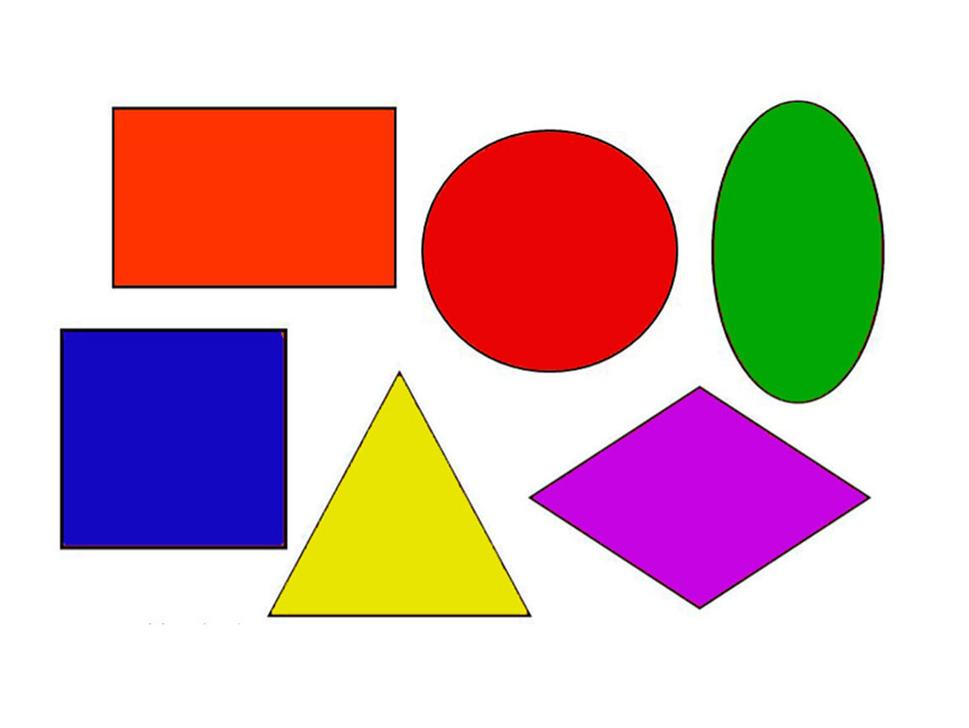
#> input picture +img.png, 969 x 728 px, shrunk from 1150 x 864 before the run
$ python test_find_shape.py
#> lines starting #> are read from the running program, lines starting #| are printed output that depends on the picture; after the words box and inside, x2 and y2 are one past the last pixel; in counts of white or black regions, pixels touching at a corner belong together
import numpy as np
import cv2

img = cv2.imread('+img.png')
#> img is the input picture: shape (728, 969, 3); mean B, G, R 185.2, 183.7, 215.3
gray = cv2.cvtColor(img, cv2.COLOR_BGR2GRAY)
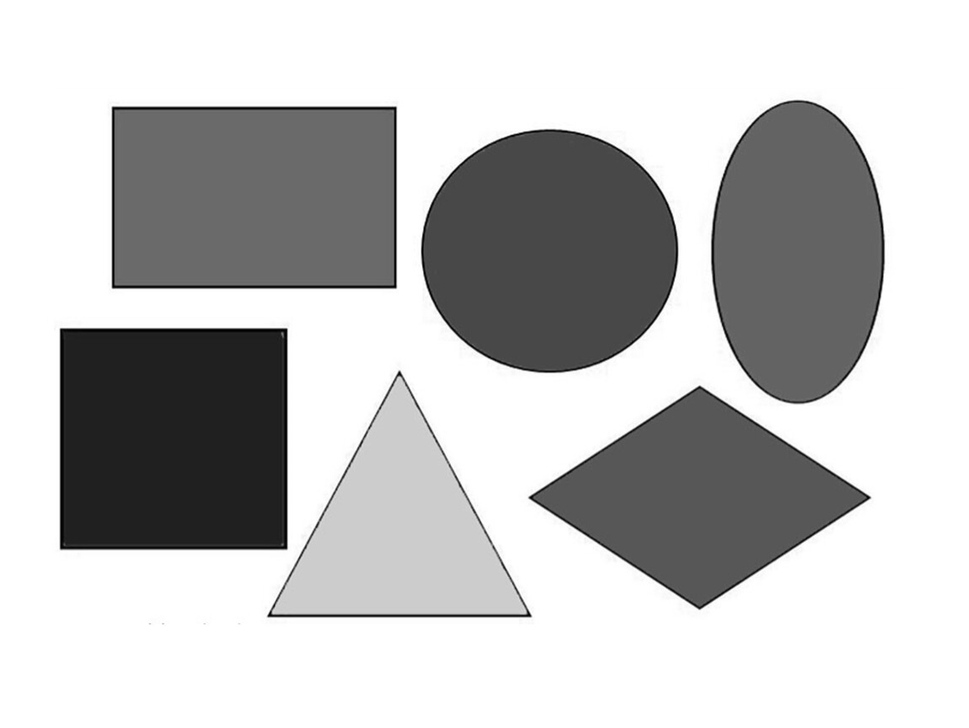
#> gray: shape (728, 969); min 0, max 255, mean 193.3

blur = cv2.GaussianBlur(gray, (5, 5), cv2.BORDER_DEFAULT)
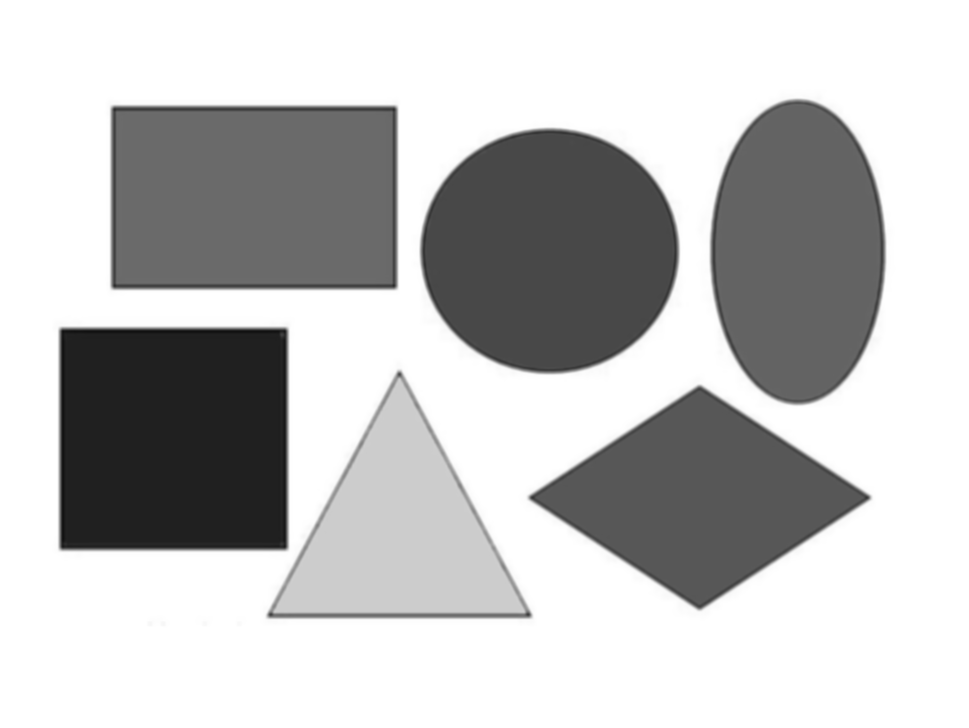
#> blur: shape (728, 969); min 17, max 255, mean 193.3

average_pixel = np.mean(blur)  # считаем среднее значение массива пикселей
#> average_pixel = 193.3

ret, thresh = cv2.threshold(blur, average_pixel, 255, cv2.THRESH_BINARY_INV)
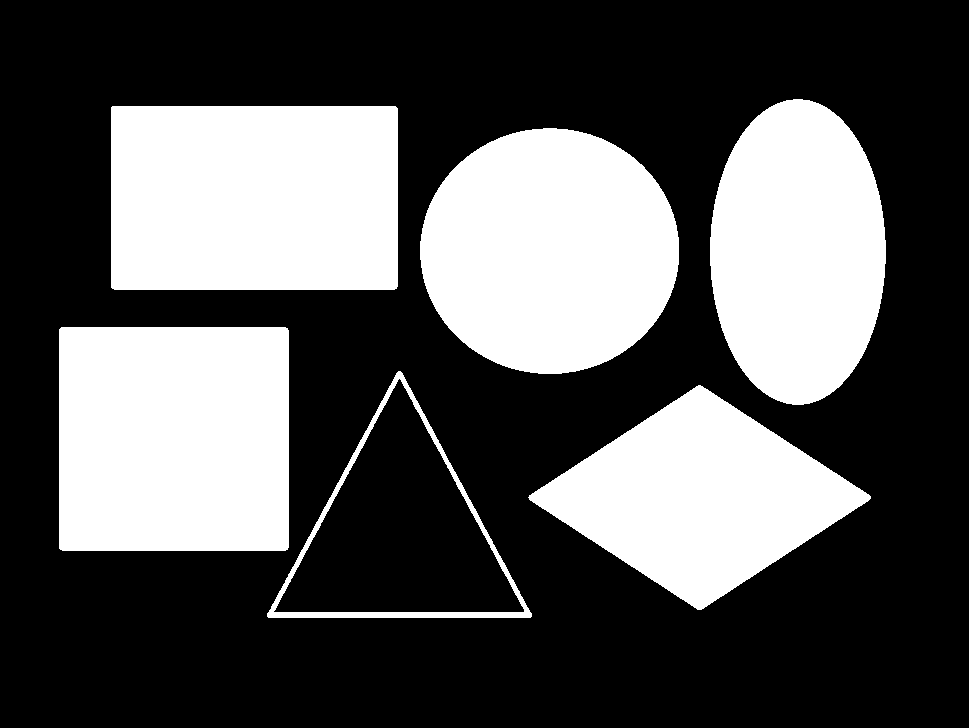
#> thresh: shape (728, 969); 34% white; 6 white regions
#> ret = 193

cv2.imshow('img', thresh)  # для отладки просматриваем контраст из-за порогового значения
cv2.waitKey(0)
cv2.destroyAllWindows()

contours, h = cv2.findContours(thresh, 1, 2)
#> contours = 7 contours; box (x1, y1, x2, y2) and area: (111, 106, 398, 290) 52328, (59, 327, 289, 551) 51054, (420, 128, 679, 374) 49626, (710, 99, 886, 405) 41837, (528, 385, 871, 610) 39036, (267, 371, 532, 618) 33169, (273, 378, 525, 613) 29670; h = [[1, -1, -1, -1], [2, 0, -1, -1], [3, 1, -1, -1], [4, 2, -1, -1], [5, 3, -1, -1], [6, 4, -1, -1], [-1, 5, -1, -1]]

for cnt in contours:
    approx = cv2.approxPolyDP(cnt, 0.01 * cv2.arcLength(cnt, True), True)
    # print(len(approx))
    if len(approx) == 3:
        print("triangle")
        # cv2.drawContours(img, [cnt], 0, 255, -1)
    elif len(approx) == 4:
        print("rectangle")
    elif len(approx) == 5:
        print("pentagon")
    elif len(approx) > 10:
        print("circle")
#> this loop made 7 passes
#> approx on passes 1, 2, 3, 4, 6: [[698, 385], [528, 497], [701, 609], [870, 496]], [[399, 378], [524, 611], [274, 612]], [[398, 371], [267, 616], [530, 617]], [[59, 329], [60, 549], [287, 549], [287, 328]], [[111, 107], [112, 288], [396, 288], [395, 106]]
#| rectangle
#| triangle
#| triangle
#| rectangle
#| circle
#| rectangle
#| circle
